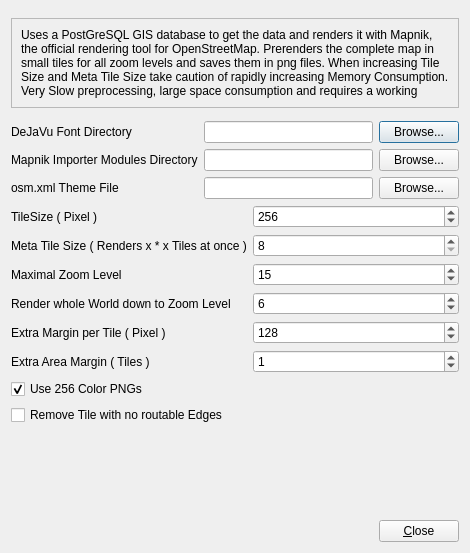
<?xml version="1.0" encoding="UTF-8"?>
<ui version="4.0">
 <class>MRSettingsDialog</class>
 <widget class="QDialog" name="MRSettingsDialog">
  <property name="geometry">
   <rect>
    <x>0</x>
    <y>0</y>
    <width>470</width>
    <height>553</height>
   </rect>
  </property>
  <property name="windowTitle">
   <string>Dialog</string>
  </property>
  <layout class="QGridLayout" name="gridLayout_4">
   <item row="0" column="0">
    <layout class="QVBoxLayout" name="verticalLayout">
     <item>
      <widget class="QFrame" name="frame">
       <property name="sizePolicy">
        <sizepolicy hsizetype="Preferred" vsizetype="Fixed">
         <horstretch>0</horstretch>
         <verstretch>0</verstretch>
        </sizepolicy>
       </property>
       <property name="frameShape">
        <enum>QFrame::StyledPanel</enum>
       </property>
       <property name="frameShadow">
        <enum>QFrame::Raised</enum>
       </property>
       <layout class="QGridLayout" name="gridLayout">
        <item row="0" column="0">
         <widget class="QLabel" name="label">
          <property name="sizePolicy">
           <sizepolicy hsizetype="Preferred" vsizetype="Fixed">
            <horstretch>0</horstretch>
            <verstretch>0</verstretch>
           </sizepolicy>
          </property>
          <property name="text">
           <string>Uses a PostGreSQL GIS database to get the data and renders it with Mapnik, the official rendering tool for OpenStreetMap. Prerenders the complete map in small tiles for all zoom levels and saves them in png files. When increasing Tile Size and Meta Tile Size take caution of rapidly increasing Memory Consumption. Very Slow preprocessing, large space consumption and requires a working PostGreSQL Database with Openstreetmap Data.</string>
          </property>
          <property name="wordWrap">
           <bool>true</bool>
          </property>
         </widget>
        </item>
       </layout>
      </widget>
     </item>
     <item>
      <layout class="QGridLayout" name="gridLayout_3">
       <item row="0" column="0">
        <widget class="QLabel" name="label_2">
         <property name="text">
          <string>DeJaVu Font Directory</string>
         </property>
         <property name="buddy">
          <cstring>fontEdit</cstring>
         </property>
        </widget>
       </item>
       <item row="0" column="1">
        <widget class="QLineEdit" name="fontEdit"/>
       </item>
       <item row="0" column="2">
        <widget class="QPushButton" name="fontBrowse">
         <property name="sizePolicy">
          <sizepolicy hsizetype="Fixed" vsizetype="Fixed">
           <horstretch>0</horstretch>
           <verstretch>0</verstretch>
          </sizepolicy>
         </property>
         <property name="text">
          <string>Browse...</string>
         </property>
        </widget>
       </item>
       <item row="1" column="0">
        <widget class="QLabel" name="label_3">
         <property name="text">
          <string>Mapnik Importer Modules Directory</string>
         </property>
         <property name="buddy">
          <cstring>modulesEdit</cstring>
         </property>
        </widget>
       </item>
       <item row="1" column="1">
        <widget class="QLineEdit" name="modulesEdit"/>
       </item>
       <item row="1" column="2">
        <widget class="QPushButton" name="modulesBrowse">
         <property name="sizePolicy">
          <sizepolicy hsizetype="Fixed" vsizetype="Fixed">
           <horstretch>0</horstretch>
           <verstretch>0</verstretch>
          </sizepolicy>
         </property>
         <property name="text">
          <string>Browse...</string>
         </property>
        </widget>
       </item>
       <item row="2" column="0">
        <widget class="QLabel" name="label_4">
         <property name="text">
          <string>osm.xml Theme File</string>
         </property>
         <property name="buddy">
          <cstring>themeEdit</cstring>
         </property>
        </widget>
       </item>
       <item row="2" column="1">
        <widget class="QLineEdit" name="themeEdit"/>
       </item>
       <item row="2" column="2">
        <widget class="QPushButton" name="themeBrowse">
         <property name="sizePolicy">
          <sizepolicy hsizetype="Fixed" vsizetype="Fixed">
           <horstretch>0</horstretch>
           <verstretch>0</verstretch>
          </sizepolicy>
         </property>
         <property name="text">
          <string>Browse...</string>
         </property>
        </widget>
       </item>
      </layout>
     </item>
     <item>
      <layout class="QGridLayout" name="gridLayout_2">
       <item row="0" column="0">
        <widget class="QLabel" name="label_5">
         <property name="text">
          <string>TileSize ( Pixel )</string>
         </property>
         <property name="buddy">
          <cstring>tileSize</cstring>
         </property>
        </widget>
       </item>
       <item row="0" column="1">
        <widget class="QSpinBox" name="tileSize">
         <property name="minimum">
          <number>64</number>
         </property>
         <property name="maximum">
          <number>4096</number>
         </property>
         <property name="singleStep">
          <number>64</number>
         </property>
         <property name="value">
          <number>256</number>
         </property>
        </widget>
       </item>
       <item row="1" column="0">
        <widget class="QLabel" name="label_6">
         <property name="text">
          <string>Meta Tile Size ( Renders x * x Tiles at once )</string>
         </property>
         <property name="buddy">
          <cstring>metaTileSize</cstring>
         </property>
        </widget>
       </item>
       <item row="1" column="1">
        <widget class="QSpinBox" name="metaTileSize">
         <property name="minimum">
          <number>8</number>
         </property>
         <property name="maximum">
          <number>1024</number>
         </property>
        </widget>
       </item>
       <item row="2" column="1">
        <widget class="QSpinBox" name="maxZoom">
         <property name="maximum">
          <number>99</number>
         </property>
         <property name="value">
          <number>15</number>
         </property>
        </widget>
       </item>
       <item row="2" column="0">
        <widget class="QLabel" name="label_7">
         <property name="text">
          <string>Maximal Zoom Level</string>
         </property>
         <property name="buddy">
          <cstring>maxZoom</cstring>
         </property>
        </widget>
       </item>
       <item row="3" column="1">
        <widget class="QSpinBox" name="minZoom">
         <property name="value">
          <number>6</number>
         </property>
        </widget>
       </item>
       <item row="3" column="0">
        <widget class="QLabel" name="label_8">
         <property name="text">
          <string>Render whole World down to Zoom Level</string>
         </property>
         <property name="buddy">
          <cstring>minZoom</cstring>
         </property>
        </widget>
       </item>
       <item row="4" column="0">
        <widget class="QLabel" name="label_9">
         <property name="text">
          <string>Extra Margin per Tile ( Pixel )</string>
         </property>
         <property name="buddy">
          <cstring>margin</cstring>
         </property>
        </widget>
       </item>
       <item row="5" column="0">
        <widget class="QLabel" name="label_10">
         <property name="text">
          <string>Extra Area Margin ( Tiles )</string>
         </property>
         <property name="buddy">
          <cstring>tileMargin</cstring>
         </property>
        </widget>
       </item>
       <item row="4" column="1">
        <widget class="QSpinBox" name="margin">
         <property name="minimum">
          <number>32</number>
         </property>
         <property name="maximum">
          <number>2048</number>
         </property>
         <property name="singleStep">
          <number>32</number>
         </property>
         <property name="value">
          <number>128</number>
         </property>
        </widget>
       </item>
       <item row="5" column="1">
        <widget class="QSpinBox" name="tileMargin">
         <property name="value">
          <number>1</number>
         </property>
        </widget>
       </item>
      </layout>
     </item>
     <item>
      <widget class="QCheckBox" name="colorReduction">
       <property name="text">
        <string>Use 256 Color PNGs</string>
       </property>
       <property name="checked">
        <bool>true</bool>
       </property>
      </widget>
     </item>
     <item>
      <widget class="QCheckBox" name="removeTiles">
       <property name="text">
        <string>Remove Tile with no routable Edges</string>
       </property>
      </widget>
     </item>
     <item>
      <spacer name="verticalSpacer">
       <property name="orientation">
        <enum>Qt::Vertical</enum>
       </property>
       <property name="sizeHint" stdset="0">
        <size>
         <width>20</width>
         <height>40</height>
        </size>
       </property>
      </spacer>
     </item>
     <item>
      <layout class="QHBoxLayout" name="horizontalLayout">
       <item>
        <spacer name="horizontalSpacer">
         <property name="orientation">
          <enum>Qt::Horizontal</enum>
         </property>
         <property name="sizeHint" stdset="0">
          <size>
           <width>40</width>
           <height>20</height>
          </size>
         </property>
        </spacer>
       </item>
       <item>
        <widget class="QPushButton" name="pushButton">
         <property name="text">
          <string>&amp;Close</string>
         </property>
        </widget>
       </item>
      </layout>
     </item>
    </layout>
   </item>
  </layout>
 </widget>
 <resources/>
 <connections>
  <connection>
   <sender>pushButton</sender>
   <signal>clicked()</signal>
   <receiver>MRSettingsDialog</receiver>
   <slot>close()</slot>
   <hints>
    <hint type="sourcelabel">
     <x>404</x>
     <y>533</y>
    </hint>
    <hint type="destinationlabel">
     <x>290</x>
     <y>507</y>
    </hint>
   </hints>
  </connection>
 </connections>
</ui>
